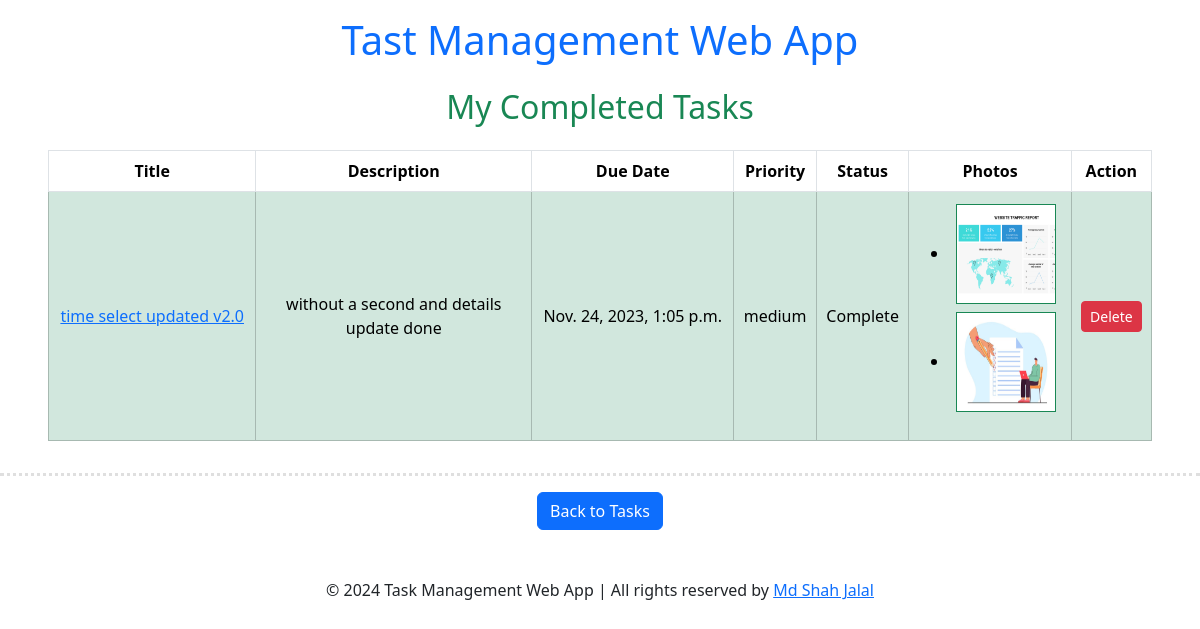
The page /completed_tasks/ (signed in) on the database its author committed.
### todoapp/models.py (models this page shows, shortened)
class TaskModel(models.Model):
    user = models.ForeignKey(User, on_delete=models.CASCADE, default=1)
    taskTitle = models.CharField(max_length=100)
    taskDescription = models.TextField()
    is_completed = models.BooleanField(default=False)
    taskDueDate = models.DateTimeField(default=timezone.now)
    taskPriority = models.CharField(max_length=20, choices=[
        ('low', 'Low'),
        ('medium', 'Medium'),
        ('high', 'High'),
    ])
    images = models.ManyToManyField('Photo', related_name='tasks', blank=True)
    created_at = models.DateTimeField(default=timezone.now)  # Use timezone.now to set the current timestamp
    updated_at = models.DateTimeField(auto_now=True)  # This field will automatically update on every save

class Photo(models.Model):
    image = models.ImageField(upload_to='task_photos')

### todoapp/views.py (the view)
# urls.py: path('completed_tasks/', completed_tasks, name='completed_tasks'),
@login_required
def completed_tasks(request):
    tasks = TaskModel.objects.filter(is_completed=True, user=request.user)
    return render(request, 'completed_tasks.html', {'tasks': tasks})

### todoapp/templates/completed_tasks.html
{% extends 'base.html' %}
{% block content %}
<h2 class="text-center py-3 text-success">My Completed Tasks</h2>
{% if tasks %}
<div class="px-5 table-responsive">
    <table class="table table-hover table-bordered align-middle text-center">
        <thead>
            <tr>
                <th scope="col">Title</th>
                <th scope="col">Description</th>
                <th scope="col">Due Date</th>
                <th scope="col">Priority</th>
                <th scope="col">Status</th>
                <th scope="col">Photos</th>
                <th scope="col">Action</th>
            </tr>
        </thead>
        <tbody>
            {% for task in tasks %}
            <tr  class="{% if task.is_completed %}table-success{% endif %}">
                <td><a href="{% url 'task_details' task.id %}">{{ task.taskTitle }}</a></td>
                <td class="w-25">{{ task.taskDescription }}</td>
                <td>{{ task.taskDueDate }}</td>
                <td>{{ task.taskPriority }}</td>
                <td>
                    {% if task.is_completed %}
                        Complete
                    {% else %}
                        Incomplete
                    {% endif %}
                </td>
                <td>
                    <ul>
                        {% for photo in task.images.all %}
                            <li><img class="m-1 border border-success" src="{{ photo.image.url }}" width="100" height="100" alt="Task Photo"></li>
                        {% endfor %}
                    </ul>
                </td>
                <td class="align-middle">
                    <a class="btn btn-sm btn-danger" href="{% url 'completed_task_delete' task.id %}" onclick="return confirm('Are you sure you want to delete this task?');">Delete</a>
                </td>
            </tr>
            {% endfor %}
        </tbody>
    </table>
</div>
{% endif %}
<hr style="border-top: 3px dotted #838282;" class="dotted">
<div class="text-center">
    <a class="btn btn-primary" href="{% url 'show_tasks' %}">Back to Tasks</a>
</div>
{% endblock %}

### rows shown on the page
TaskModel: taskTitle "time select updated v2.0", taskDescription "without a second and details update done", taskDueDate "Nov. 24, 2023, 1:05 p.m.", taskPriority "medium", is_completed "Complete"
Photo: image (picture)
Photo: image (picture)
